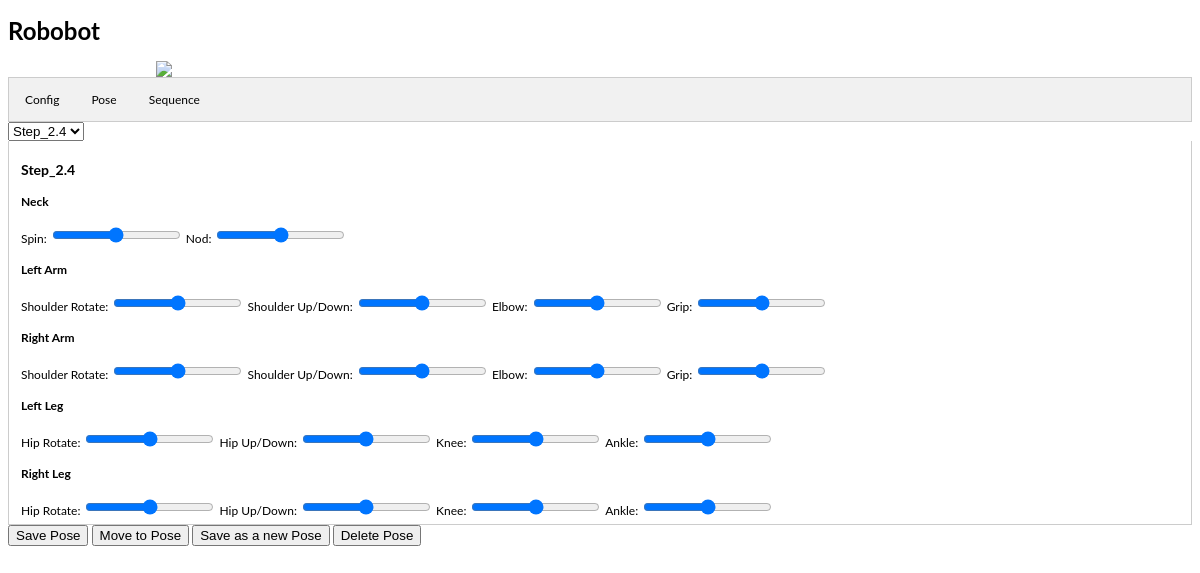
/pose, run on an earlier commit of the app's database.
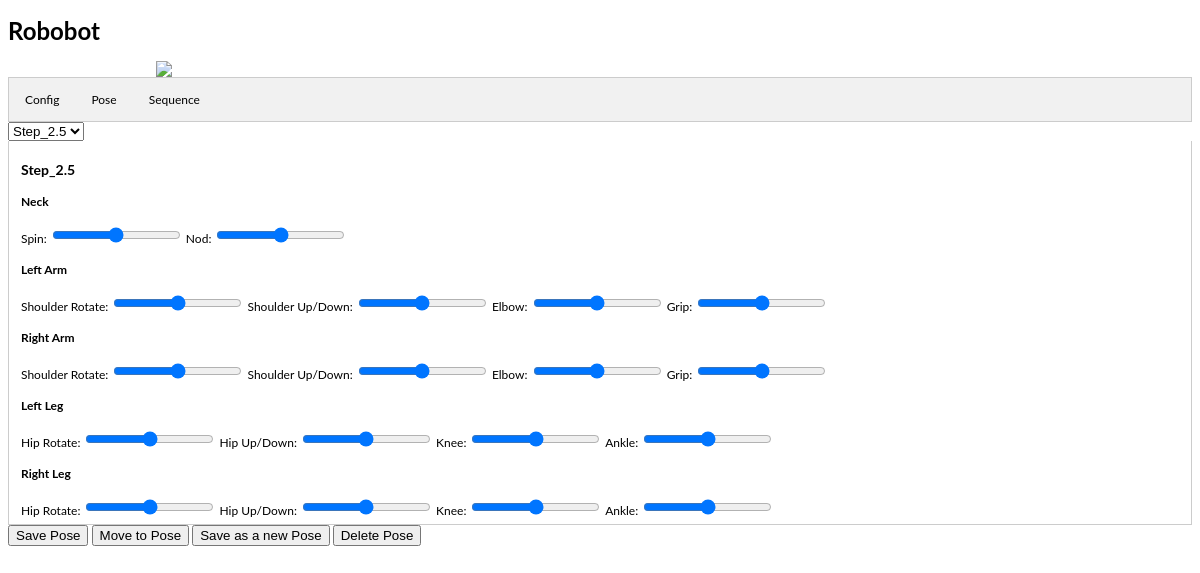
And on a later commit of the database.
### tables this page shows
CREATE TABLE "Pose" (
	`Id`	INTEGER NOT NULL PRIMARY KEY AUTOINCREMENT UNIQUE,
	`Name`	TEXT NOT NULL UNIQUE,
	`Servo1Pos`	INT NOT NULL,
	`Servo2Pos`	INT NOT NULL,
	`Servo3Pos`	INT NOT NULL,
	`Servo4Pos`	INT NOT NULL,
	`Servo5Pos`	INT NOT NULL,
	`Servo6Pos`	INT NOT NULL,
	`Servo7Pos`	INT NOT NULL,
	`Servo8Pos`	INT NOT NULL,
	`Servo9Pos`	INT NOT NULL,
	`Servo10Pos`	INT NOT NULL,
	`Servo11Pos`	INT NOT NULL,
	`Servo12Pos`	INT NOT NULL,
	`Servo13Pos`	INT NOT NULL,
	`Servo14Pos`	INT NOT NULL,
	`Servo15Pos`	INT NOT NULL,
	`Servo16Pos`	INT NOT NULL,
	`Servo17Pos`	INT NOT NULL,
	`Servo18Pos`	INT NOT NULL
);

CREATE TABLE "Config" (
	`Id`	INT,
	`Limb`	TEXT,
	`Name`	TEXT,
	`Pin`	INTEGER,
	`I2CAddr`	TEXT,
	`Pos`	INT,
	`Offset`	INT,
	`Direction`	INTEGER DEFAULT 1,
	`Maximum`	INT,
	`Minimum`	INT
);

### Main.py (the view)
@app.route("/pose",methods=['GET','POST','PUT'])
def pose():
    if request.method == 'POST':
        i = str(request.form['sel-pose'])[4:]
        servoVals = []
        for j in range(1,19):
            servoVals.append( str(request.form[ str(i)+'.Servo'+str(j) ]) )
        if( 'newName' in str(request.form) ):
            sName = str( request.form[ 'newName' ] )
            sStart = 'INSERT INTO Pose '
            sIns = '(Name, '
            sIns += ', '.join(['Servo%dPos' % (k+1) for k in range(NUM_SERVOS)])
            sIns += ') '
            sVal = "VALUES(NULL, '"+sName+"', " + ', '.join(servoVals) + ');'
            s = sStart + sVal
            print(s)
            save_db(get_db(), s)
        elif( 'delName' in str(request.form) ):
            s = 'DELETE FROM Pose WHERE ID='+str(i)
            save_db(get_db(), s)
        elif( request.form['submit'] == 'Move to Pose' ):
            vals = ( [int(i) for i in servoVals] )
            update_servos(vals)
        elif( request.form['submit'] == 'Save Pose' ):
            s = ['Servo%dPos=%s' % (k+1, x) for k,x in enumerate(servoVals)]
            s = ', '.join(s)
            s = 'UPDATE Pose SET ' + s + ' WHERE Id='+i+';'
            save_db(get_db(), s)
    elif request.method == 'GET':
        limbs = []
        configDb = query_db('select * from Config')
        poseDb = query_db('select * from Pose order by Name Asc')
        limbs = []
        for limb in query_db("select distinct limb from Config;"):
        	limbs.append( limb['limb'] )
        return render_template('Pose.html',
                               configDb=configDb,
                               poseDb=poseDb,
                               limbs=limbs)
    return 'OK'

### Main.py (called while the page is built)
def get_db():
    db = getattr(g, '_database', None)
    if db is None:
        db = g._database = sqlite3.connect(DATABASE)
        db.row_factory = sqlite3.Row
    return db

@app.teardown_appcontext
def close_connection(exception):
    db = getattr(g, '_database', None)
    if db is not None:
        db.close()

def query_db(query, args=(), one=False):
    cur = get_db().execute(query, args)
    rv = cur.fetchall()
    cur.close()
    return (rv[0] if rv else None) if one else rv

### templates/Pose.html (shortened to what this page needs)
{% extends "Template.html" %}
{% block pagebody %}
  <form id="servosForm" name="servosForm" method="post" autocomplete="off">
    <select id="sel-pose"
            name="sel-pose"
            class="tablinks"
            onmousedown="this.value='';"
            <onchange="openTab(event, this.value);">
      {% for pose in poseDb %}
        <option value="Pose{{pose['Id']}}" class="pose-list"
        {% if pose['Id'] == poseDb|length %}selected{% endif %}>
          {{pose['Name']}}
        </option>
      {% endfor %}
    </select>
    {% for pose in poseDb %}
      <div id="Pose{{pose['Id']}}" name="{{pose['Name']}}" class="tabcontent"
      {% if pose['Id'] == poseDb|length %} style="display: block;"
      {% else %}                           style="none;"
      {% endif %}>
        <h3>{{pose['Name']}}</h3>
        {% for limb in limbs %}
          <div id="{{pose['Id']}}.{{ limb }}">
            <h4>{{ limb }}</h4>
            {% for servo in configDb %}
              {% if servo['Limb'] == limb %}
                {% set sName = servo['Name'] %}
                {% set sId = servo['Id'] %}
                <label for="{{pose['Id']}}.Servo{{ sId }}">{{ sName }}:</label>
                <input type="range"
                       name="{{pose['Id']}}.Servo{{ sId }}"
                       id="{{pose['Id']}}.Servo{{ sId }}"
                       value="{{ pose[ 'Servo%dPos' % sId ] }}"
                       min="{{ servo[ 'Minimum' ] }}"
                       max="{{ servo[ 'Maximum' ] }}"
                       step="10">
              {% endif %}
            {% endfor %}
          </div>
        {% endfor %}
      </div>
    {% endfor %}
    <input type="submit" id="submit" name="submit" value="Save Pose">
    <input type="submit" id="submit" name="submit" value="Move to Pose">
    <input type="button" onclick="getTextAndPost('pose')"
           value="Save as a new Pose">
    <input type="button" onclick="confirmAndPost('pose')"
           value="Delete Pose">
  </form>
{% endblock %}

### templates/Template.html (shortened to what this page needs)
<!DOCTYPE html>
<html>
<head>
<link rel="stylesheet" href="https://code.jquery.com/mobile/1.4.5/jquery.mobile-1.4.5.min.css">
</head>
<body>
<div data-role="page">
  <div data-role="header">
    <h1>Robobot</h1>
  </div>
  <img src="https://cad.onshape.com/api/thumbnails/d/673e2068db18134e20d03cef/w/27f3b55c71efa25a17beb110/s/300x170?t=1480638183871">
  <div data-role="main" class="ui-content">
    <ul class="tab">
      <li><a href="config">Config</a></li>
      <li><a href="pose">Pose</a></li>
      <li><a href="sequence">Sequence</a></li>
    </ul>
    {% block pagebody %}
    {% endblock %}
  </div>
</div>
</body>
</html>

### templates/Template.html (style rules this page uses)
body { font-family: "Lato", sans-serif; font-size: 12px; }
ul.tab { list-style-type: none; margin: 0; padding: 0; overflow: hidden; border: 1px solid #ccc; background-color: #f1f1f1; }
ul.tab li { float: left; }
ul.tab li a { display: inline-block; color: black; text-align: center; padding: 14px 16px; text-decoration: none; transition: 0.3s; font-size: 12px; }
.tabcontent { display: none; padding: 6px 12px; border: 1px solid #ccc; border-top: none; }
img { width:75%; display:block; margin:0 auto; }

What changed in the data, as far as the page shows it:
no longer on this page (row unchanged): Pose: Name "Step_2.4", limbs "Neck" "Left Arm" "Right Arm" "Left Leg" "Right Leg", Servo1Pos "90", Servo2Pos "90", Servo3Pos "90", Servo4Pos "90", Servo5Pos "90", Servo6Pos "90", Servo7Pos "90", Servo8Pos "90", Servo9Pos "90", Servo10Pos "90", Servo11Pos "90", Servo12Pos "90", Servo13Pos "90", Servo14Pos "90", Servo15Pos "90", Servo16Pos "90", Servo17Pos "90", Servo18Pos "90", Config (Name "Spin"), Config (Name "Nod"), Config (Name "Shoulder Rotate"), Config (Name "Shoulder Up/Down"), Config (Name "Elbow"), Config (Name "Grip"), Config (Name "Shoulder Rotate"), Config (Name "Shoulder Up/Down"), Config (Name "Elbow"), Config (Name "Grip"), Config (Name "Hip Rotate"), Config (Name "Hip Up/Down"), Config (Name "Knee"), Config (Name "Ankle"), Config (Name "Hip Rotate"), Config (Name "Hip Up/Down"), Config (Name "Knee"), Config (Name "Ankle")
added Pose: Name "Step_2.5", limbs "Neck" "Left Arm" "Right Arm" "Left Leg" "Right Leg", Servo1Pos "90", Servo2Pos "90", Servo3Pos "90", Servo4Pos "90", Servo5Pos "90", Servo6Pos "90", Servo7Pos "90", Servo8Pos "90", Servo9Pos "90", Servo10Pos "90", Servo11Pos "90", Servo12Pos "90", Servo13Pos "90", Servo14Pos "90", Servo15Pos "90", Servo16Pos "90", Servo17Pos "90", Servo18Pos "90", Config (Name "Spin"), Config (Name "Nod"), Config (Name "Shoulder Rotate"), Config (Name "Shoulder Up/Down"), Config (Name "Elbow"), Config (Name "Grip"), Config (Name "Shoulder Rotate"), Config (Name "Shoulder Up/Down"), Config (Name "Elbow"), Config (Name "Grip"), Config (Name "Hip Rotate"), Config (Name "Hip Up/Down"), Config (Name "Knee"), Config (Name "Ankle"), Config (Name "Hip Rotate"), Config (Name "Hip Up/Down"), Config (Name "Knee"), Config (Name "Ankle")
Also different on the page:
form field sel-pose: "Step_2.4" → "Step_2.5"
